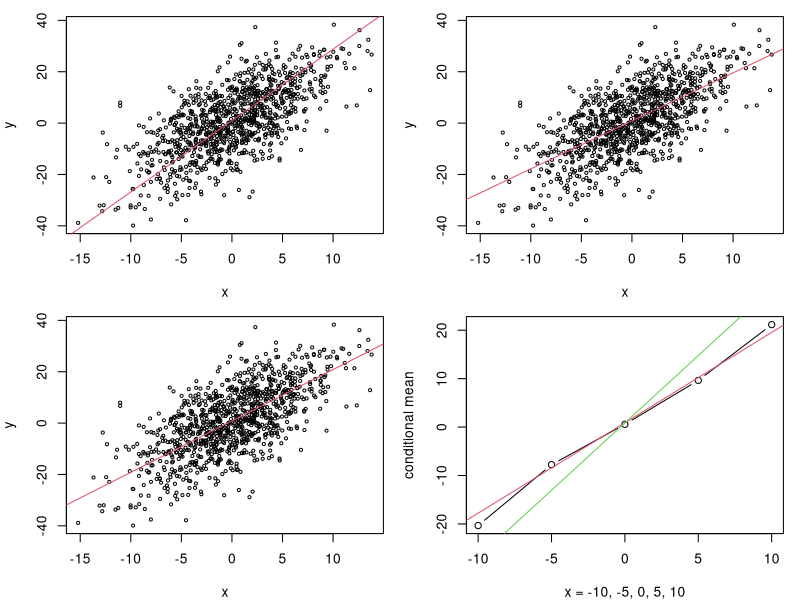

This chart was generated by the following R code:
# Math 390 Quiz 4, Chongyi Xu, 1531273
# Generate "data"
set.seed(9)
n = 1000 # Sample size
x = rnorm(n, 0, 5) # random sample of size from N(0,5)
y = 1 + 2 * x # Linear relationship
y = y + rnorm(n, 0, 10) # add errors

par(mfrow = c(2, 2), mar = c(4, 4, 1, 1))
plot(x, y, cex = 0.5) # Scatterplot of x and y
abline(1, 2.78, col = 2) # a line with slope of 2.78 and interception of 1
plot(x, y, cex = 0.5)
abline(0.89, 1.87, col = 2) # slope = 1.87 & y-intercept = 0.89
plot(x, y, cex = 0.5)
abline(0.86, 2.00, col = 2) # slope = 2.00 & y-intercept = 0.86

# a) Bassed on the visual inspection, I can see
# that the first one is the better fit.
y[abs(x - 5) < 1] # y values corresponding to x within 1 of 5
mean(y[abs(x - 5) < 1])

# b) approximate the conditional mean of y using binsize of 1
# Store 5 values
cond.mean <-numeric(5)
# x = -10
cond.mean[1] <- mean(y[abs(x + 10) < 1])
# x = -5
cond.mean[2] <- mean(y[abs(x + 5) < 1])
# x = 0
cond.mean[3] <- mean(y[abs(x + 0) < 1])
# x = +5
cond.mean[4] <- mean(y[abs(x - 5) < 1])
# x = +10
cond.mean[5] <- mean(y[abs(x - 10) < 1])

# c) Superimpose thte 5 pairs on the scatterplot
plot(c(-10, -5, 0, 5, 10), cond.mean, type = "b", 
     xlab = 'x = -10, -5, 0, 5, 10', ylab = 'conditional mean')

# d) add a regression line
model.1 <- lm(y ~ x)
abline(model.1, col = 2)

# e) find y intercept and the slope of the SD line
slope <- sd(y) / sd(x)
yintercept <- mean(y) - slope * mean(x)
abline(yintercept, slope, col = 3)
